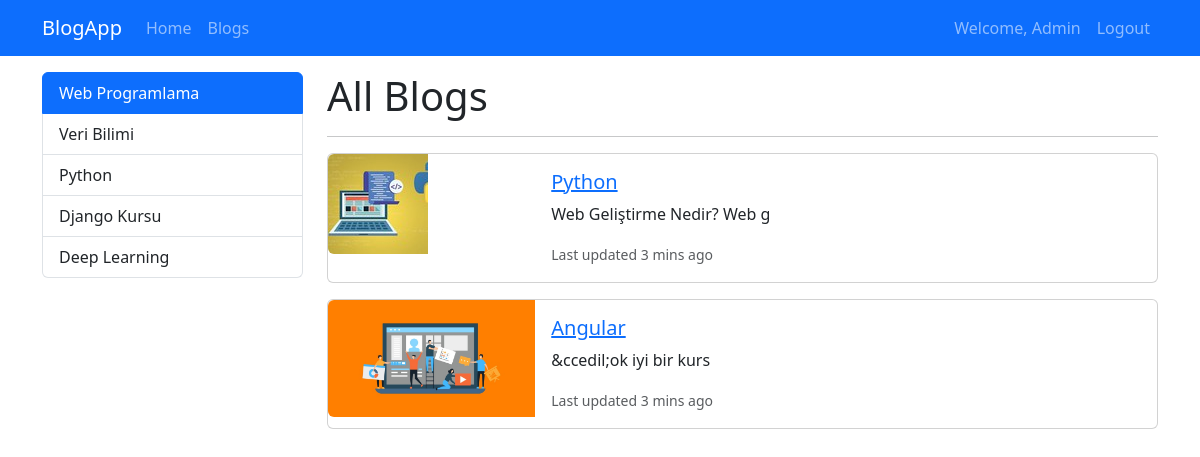
The page /category/web-programalama (signed in) on the database its author committed.
### blog/models.py (models this page shows, shortened)
class Category(models.Model):
    name = models.CharField(max_length=100)
    slug = models.SlugField(
        null=False, blank=True, unique=True, db_index=True, editable=False
    )

class Blog(models.Model):
    title = models.CharField(max_length=200)
    image = models.ImageField(
        upload_to="blogs"
    )  # fileField, can allow to upload different types of files than image
    is_active = models.BooleanField(default=True)
    is_homepage = models.BooleanField(default=False)
    description = RichTextField()
    slug = models.SlugField(
        null=False, blank=True, unique=True, db_index=True, editable=False
    )  # blank = True means that in the admin panel can be empty
    categories = models.ManyToManyField(
        Category, related_name="blogs", blank=True
    )  # related name means when we call the category object, we can access the blogs of that category by using this name, example,

### blog/views.py (the view)
# urls.py: path("category/<slug:slug>", views.blogs_by_category, name="blogs_by_category"),
def blogs_by_category(request, slug):
    context = {
        "blogs": Category.objects.get(slug=slug).blogs.filter(is_active=True),
        "categories": Category.objects.all(),
        "selected_category": slug,
    }
    return render(request, "blog/blogs.html", context)

### blog/templates/blog/blogs.html
{% extends 'base.html' %} {% block content %}
  <div class="container mt-3">
    <div class="row">
      <div class="col-3">
        {% include 'partials/_categories.html' %}
      </div>
      <div class="col-9">
        <h1>All Blogs</h1>
        <hr />
        {% if blogs|length > 0 %}
          {% for blog in blogs %}
            {% if blog.is_active %}
              {% include 'blog/partials/_blog.html' %}
            {% endif %}
          {% endfor %}
        {% else %}
          <div class="alert alert-info" role="alert">No blogs found.</div>
        {% endif %}
      </div>
    </div>
  </div>
{% endblock %}

### templates/partials/_navbar.html (shortened to what this page needs)
<nav class="navbar navbar-dark bg-primary navbar-expand-lg">
  <div class="container">
    <a href="{% url 'home' %}" class="navbar-brand">BlogApp</a>
    <ul class="navbar-nav me-auto">
      <li class="nav-item">
        <a href="{% url 'home' %}" class="nav-link">Home</a>
      </li>
      <li class="nav-item">
        <a href="{% url 'blogs' %}" class="nav-link">Blogs</a>
      </li>
    </ul>
    <ul class="navbar-nav ms-auto">
      {% if user.is_authenticated %}
        <li class="nav-item">
          <a href="#}" class="nav-link">Welcome, {{ user.get_full_name|title }}</a>
        </li>
        <li class="nav-item">
          <a href="{% url 'logout' %}" class="nav-link">Logout</a>
        </li>
      {% endif %}
    </ul>
  </div>
</nav>

### templates/partials/_categories.html
<div class="list-group">
  {% for category in categories %}
    <a href="{% url 'blogs_by_category' category.slug %}" class="list-group-item list-group-item-action {% if category.slug == selected_category %} active {% endif %}" aria-current="true">{{ category.name|title }}</a>
  {% endfor %}
</div>

### blog/templates/blog/partials/_blog.html
<div class="card mb-3">
  <div class="row g-0">
    <div class="col-md-3">
      <img src="{{ blog.image.url }}" class="img-fluid rounded-start" alt="..." />
    </div>
    <div class="col-md-9">
      <div class="card-body">
        <h5 class="card-title">
          <a href="{% url 'blog_details' blog.slug %} ">{{blog.title}}</a>
        </h5>
        <p class="card-text">{{ blog.description|slice:"0:50"|striptags }}</p>
        <p class="card-text">
          <small class="text-body-secondary">Last updated 3 mins ago</small>
        </p>
      </div>
    </div>
  </div>
</div>

### rows shown on the page
Category: name "Web Programlama"
Category: name "Veri Bilimi"
Category: name "Python"
Category: name "Django Kursu"
Category: name "Deep Learning"
Blog: image (picture), title "Python", description "Web Geliştirme Nedir? Web g"
Blog: image (picture), title "Angular", description "&ccedil;ok iyi bir kurs"

### other values the page prints
{{ user.get_full_name|title }} "Admin"
